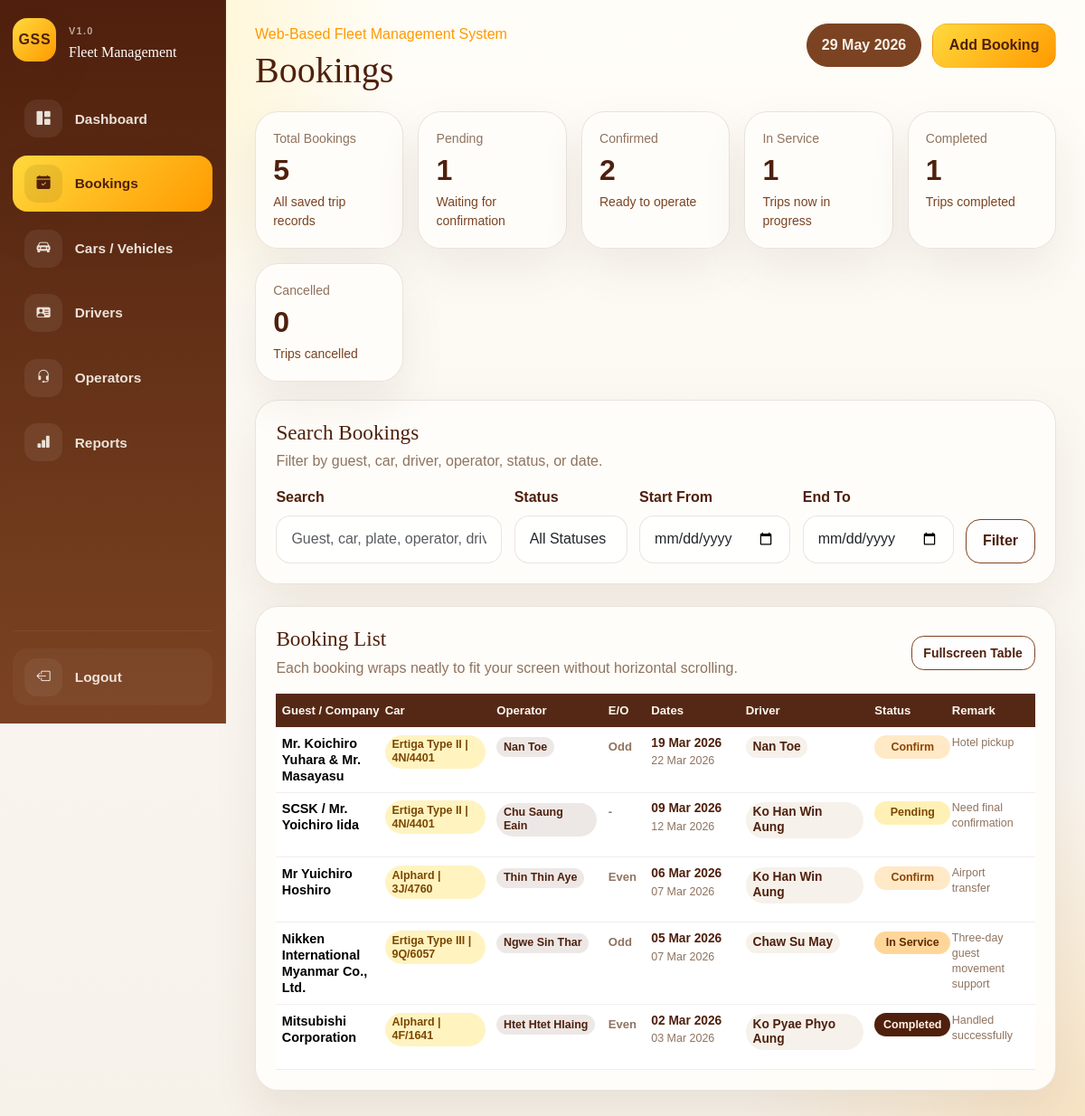
Page /bookings.php (signed in) on the committed database.
### tables this page shows
CREATE TABLE bookings (

    id INT UNSIGNED AUTO_INCREMENT PRIMARY KEY,

    guest_company_name VARCHAR(255) NOT NULL,

    car_id INT UNSIGNED NULL,

    custom_car_name VARCHAR(255) NULL,

    secondary_car_id INT UNSIGNED NULL,

    driver_id INT UNSIGNED NULL,

    custom_driver_name VARCHAR(255) NULL,

    operator_id INT UNSIGNED NULL,

    operator_name VARCHAR(150) NOT NULL,

    even_odd ENUM('Even', 'Odd') NULL,

    start_date DATE NOT NULL,

    end_date DATE NOT NULL,

    status ENUM(
        'Pending',
        'Confirm',
        'In Service',
        'Completed',
        'Cancelled'
    ) NOT NULL DEFAULT 'Pending',

    remark TEXT NULL,

    created_at TIMESTAMP DEFAULT CURRENT_TIMESTAMP,

    updated_at TIMESTAMP DEFAULT CURRENT_TIMESTAMP
    ON UPDATE CURRENT_TIMESTAMP,



    CONSTRAINT fk_bookings_car
    FOREIGN KEY (car_id)
    REFERENCES cars(id)
    ON UPDATE CASCADE
    ON DELETE SET NULL,



    CONSTRAINT fk_bookings_driver
    FOREIGN KEY (driver_id)
    REFERENCES drivers(id)
    ON UPDATE CASCADE
    ON DELETE SET NULL,

    CONSTRAINT fk_bookings_secondary_car
    FOREIGN KEY (secondary_car_id)
    REFERENCES cars(id)
    ON UPDATE CASCADE
    ON DELETE SET NULL,



    CONSTRAINT fk_bookings_operator
    FOREIGN KEY (operator_id)
    REFERENCES operators(id)
    ON UPDATE CASCADE
    ON DELETE SET NULL

);

CREATE TABLE operators (

    id INT UNSIGNED AUTO_INCREMENT PRIMARY KEY,

    full_name VARCHAR(150) NOT NULL UNIQUE,

    phone_number VARCHAR(30) NULL,

    operator_status ENUM(
        'Active',
        'Inactive'
    ) NOT NULL DEFAULT 'Active',

    note TEXT NULL,

    created_at TIMESTAMP DEFAULT CURRENT_TIMESTAMP,

    updated_at TIMESTAMP DEFAULT CURRENT_TIMESTAMP
    ON UPDATE CURRENT_TIMESTAMP

);

CREATE TABLE drivers (

    id INT UNSIGNED AUTO_INCREMENT PRIMARY KEY,

    full_name VARCHAR(150) NOT NULL,

    phone_number VARCHAR(30) NOT NULL,

    license_no VARCHAR(100) NULL UNIQUE,

    driver_status ENUM(
        'Available',
        'On Trip',
        'Leave',
        'Inactive'
    ) NOT NULL DEFAULT 'Available',

    note TEXT NULL,

    created_at TIMESTAMP DEFAULT CURRENT_TIMESTAMP,

    updated_at TIMESTAMP DEFAULT CURRENT_TIMESTAMP
    ON UPDATE CURRENT_TIMESTAMP

);

### includes/helpers.php (called while the page is built, shortened)
<?php
function e(?string $value): string
{
    return htmlspecialchars((string) $value, ENT_QUOTES, 'UTF-8');
}
function format_display_date(?string $date): string
{
    $timestamp = strtotime($date);
    return $timestamp ? date('d M Y', $timestamp) : $date;
}
function status_badge_class(string $status): string
{
    return match (strtolower($status)) {
        'confirm' => 'status-confirm',
        'in service' => 'status-service',
        'completed' => 'status-completed',
        'cancelled' => 'status-cancelled',
        default => 'status-pending',
    };
}
function booking_car_label(
    ?string $carType,
    ?string $plateNo = null,
    ?string $customCarName = null
): string {
    $customName = trim((string) $customCarName);
    $parts = array_values(array_filter([
        trim((string) $carType),
        trim((string) $plateNo),
    ], static fn (?string $value): bool => $value !== null && $value !== ''));
    return $parts === [] ? '-' : implode(' | ', $parts);
}
function booking_car_entries(array $booking): array
{
    $entries = [];
    $primaryCar = booking_car_label(
        $booking['car_type'] ?? null,
        $booking['plate_no'] ?? null,
        $booking['custom_car_name'] ?? null
    );
    if ($primaryCar !== '-') {
        $entries[] = $primaryCar;
    }
    $secondaryCar = booking_car_label(
        $booking['secondary_car_type'] ?? null,
        $booking['secondary_plate_no'] ?? null
    );
    return $entries === [] ? ['-'] : $entries;
}
function booking_driver_display(array $booking): string
{
    $customDriverName = trim((string) ($booking['custom_driver_name'] ?? ''));
    $driverName = trim((string) ($booking['driver_name'] ?? ''));
    return $driverName !== '' ? $driverName : '-';
}
function booking_operator_display(array $booking): string
{
    $operatorName = trim((string) ($booking['operator_full_name'] ?? $booking['operator_name'] ?? ''));
    return $operatorName !== '' ? $operatorName : '-';
}

### bookings.php (the view, shortened to what this page needs)
<?php
require_once __DIR__ . '/includes/bootstrap.php';
$pageActions = '<a class="btn btn-accent" href="create.php">Add Booking</a>';
$filters = [
    'search' => trim((string) ($_GET['search'] ?? '')),
    'status' => trim((string) ($_GET['status'] ?? '')),
    'date_from' => trim((string) ($_GET['date_from'] ?? '')),
    'date_to' => trim((string) ($_GET['date_to'] ?? '')),
];
$bookings = [];
$stats = [
    'total' => 0,
    'pending' => 0,
    'confirmed' => 0,
    'in_service' => 0,
    'completed' => 0,
    'cancelled' => 0,
];
if ($db instanceof mysqli) {
    $sql = "SELECT
                b.id,
                b.guest_company_name,
                b.operator_id,
                b.operator_name,
                b.even_odd,
                b.custom_car_name,
                b.custom_driver_name,
                b.secondary_car_id,
                b.start_date,
                b.end_date,
                b.status,
                b.remark,
                c.car_type,
                c.plate_no,
                c2.car_type AS secondary_car_type,
                c2.plate_no AS secondary_plate_no,
                d.full_name AS driver_name,
                o.full_name AS operator_full_name
            FROM bookings AS b
            LEFT JOIN cars AS c ON c.id = b.car_id
            LEFT JOIN cars AS c2 ON c2.id = b.secondary_car_id
            LEFT JOIN drivers AS d ON d.id = b.driver_id
            LEFT JOIN operators AS o ON o.id = b.operator_id";
    $sql .= ' ORDER BY b.start_date DESC, b.id DESC';
    $statement = $db->prepare($sql);
    if ($statement instanceof mysqli_stmt) {
        $statement->execute();
        $result = $statement->get_result();
        while ($row = $result->fetch_assoc()) {
            $bookings[] = $row;
        }
    }
    $statsResult = $db->query(
        "SELECT
        COUNT(*) AS total,
        SUM(CASE WHEN status = 'Pending' THEN 1 ELSE 0 END) AS pending,
        SUM(CASE WHEN status = 'Confirm' THEN 1 ELSE 0 END) AS confirmed,
        SUM(CASE WHEN status = 'In Service' THEN 1 ELSE 0 END) AS in_service,
        SUM(CASE WHEN status = 'Completed' THEN 1 ELSE 0 END) AS completed,
        SUM(CASE WHEN status = 'Cancelled' THEN 1 ELSE 0 END) AS cancelled
     FROM bookings"
    );
    if ($statsResult instanceof mysqli_result) {
        $stats = array_merge($stats, $statsResult->fetch_assoc() ?: []);
    }
}
require __DIR__ . '/includes/header.php';
?>
<section class="overview-grid">
    <div class="card-shell overview-card">
        <span>Total Bookings</span>
        <strong><?= e((string) ($stats['total'] ?? 0)) ?></strong>
        <small>All saved trip records</small>
    </div>
    <div class="card-shell overview-card">
        <span>Pending</span>
        <strong><?= e((string) ($stats['pending'] ?? 0)) ?></strong>
        <small>Waiting for confirmation</small>
    </div>
    <div class="card-shell overview-card">
        <span>Confirmed</span>
        <strong><?= e((string) ($stats['confirmed'] ?? 0)) ?></strong>
        <small>Ready to operate</small>
    </div>
    <div class="card-shell overview-card">
        <span>In Service</span>
        <strong><?= e((string) ($stats['in_service'] ?? 0)) ?></strong>
        <small>Trips now in progress</small>
    </div>
    <div class="card-shell overview-card">
        <span>Completed</span>
        <strong><?= e((string) ($stats['completed'] ?? 0)) ?></strong>
        <small>Trips completed</small>
    </div>
    <div class="card-shell overview-card">
        <span>Cancelled</span>
        <strong><?= e((string) ($stats['cancelled'] ?? 0)) ?></strong>
        <small>Trips cancelled</small>
    </div>
</section>
<section class="card-shell section-card mb-4" id="bookingsFiltersSection">
    <div class="section-title">
        <div>
            <h2>Search Bookings</h2>
            <p>Filter by guest, car, driver, operator, status, or date.</p>
        </div>
    </div>
    <form method="get" action="bookings.php#bookingsResultsSection" class="filter-grid" data-preserve-scroll="bookingsFiltersSection">
        <div>
            <label for="search" class="form-label">Search</label>
            <input type="text" class="form-control" id="search" name="search" value="<?= e($filters['search']) ?>" placeholder="Guest, car, plate, operator, driver">
        </div>
        <div>
            <label for="status" class="form-label">Status</label>
            <select class="form-select" id="status" name="status">
                <option value="">All Statuses</option>
            </select>
        </div>
        <div>
            <label for="date_from" class="form-label">Start From</label>
            <input type="date" class="form-control" id="date_from" name="date_from" value="<?= e($filters['date_from']) ?>">
        </div>
        <div>
            <label for="date_to" class="form-label">End To</label>
            <input type="date" class="form-control" id="date_to" name="date_to" value="<?= e($filters['date_to']) ?>">
        </div>
        <div class="d-grid align-self-end">
            <button type="submit" class="btn btn-shell">Filter</button>
        </div>
    </form>
</section>
<section class="card-shell section-card" id="bookingsResultsSection">
    <div class="section-title">
        <div>
            <h2>Booking List</h2>
            <p>Each booking wraps neatly to fit your screen without horizontal scrolling.</p>
        </div>
        <button type="button" class="btn btn-shell btn-sm" data-fullscreen-target="bookingsTablePanel">Fullscreen Table</button>
    </div>
    <div class="table-panel" id="bookingsTablePanel">
        <div class="table-full-content">
            <table class="table data-table booking-table align-middle">
                <thead>
                    <tr>
                        <th>Guest / Company</th>
                        <th>Car</th>
                        <th>Operator</th>
                        <th>E/O</th>
                        <th>Dates</th>
                        <th>Driver</th>
                        <th>Status</th>
                        <th>Remark</th>
                        <th class="text-center">Action</th>
                    </tr>
                </thead>
                <tbody>
                    <?php if ($bookings === []): ?>
                        <tr>
                            <td colspan="9" class="text-center py-5 text-muted-soft">No bookings found.</td>
                        </tr>
                    <?php else: ?>
                        <?php foreach ($bookings as $booking): ?>
                            <?php
                            $guestName = $booking['guest_company_name'];
                            $operatorDisplay = booking_operator_display($booking);
                            $driverDisplay = booking_driver_display($booking);
                            $remarkText = $booking['remark'] ?: '-';
                            ?>
                            <tr>
                                <td>
                                    <div class="booking-guest">
                                        <?= e($guestName) ?>
                                    </div>
                                </td>
                                <td>
                                    <div class="booking-car">
                                        <?php foreach (booking_car_entries($booking) as $carLabel): ?>
                                            <span class="table-pill car-pill booking-car-pill"><?= e($carLabel) ?></span>
                                        <?php endforeach; ?>
                                    </div>
                                </td>
                                <td>
                                    <span class="table-pill operator-pill booking-operator-pill"><?= e($operatorDisplay) ?></span>
                                </td>
                                <td>
                                    <span class="booking-even-odd"><?= e($booking['even_odd'] ?: '-') ?></span>
                                </td>
                                <td>
                                    <div class="booking-date-primary">
                                        <?= e(format_display_date($booking['start_date'])) ?>
                                    </div>
                                    <div class="soft-note booking-date-secondary">
                                        <?= e(format_display_date($booking['end_date'])) ?>
                                    </div>
                                </td>
                                <td>
                                    <span class="table-pill driver-pill booking-driver-pill">
                                        <?= e($driverDisplay) ?>
                                    </span>
                                </td>
                                <td>
                                    <span class="status-pill <?= e(status_badge_class($booking['status'])) ?>"><?= e($booking['status']) ?></span>
                                </td>
                                <td>
                                    <div class="booking-remark">
                                        <?= e($remarkText) ?>
                                    </div>
                                </td>
                                <td class="text-center">
                                </td>
                            </tr>
                        <?php endforeach; ?>
                    <?php endif; ?>
                </tbody>
            </table>
        </div>
    </div>
</section>
<?php require __DIR__ . '/includes/footer.php'; ?>

### rows in the picture
bookings: guest_company_name "Mr. Koichiro Yuhara & Mr. Masayasu", carLabel "Ertiga Type II | 4N/4401", operator.full_name "Nan Toe", even_odd "Odd", start_date "19 Mar 2026", end_date "22 Mar 2026", driver.full_name "Nan Toe", status "Confirm", remark "Hotel pickup"
bookings: guest_company_name "SCSK / Mr. Yoichiro Iida", carLabel "Ertiga Type II | 4N/4401", operator.full_name "Chu Saung Eain", even_odd "-", start_date "09 Mar 2026", end_date "12 Mar 2026", driver.full_name "Ko Han Win Aung", status "Pending", remark "Need final confirmation"
bookings: guest_company_name "Mr Yuichiro Hoshiro", carLabel "Alphard | 3J/4760", operator.full_name "Thin Thin Aye", even_odd "Even", start_date "06 Mar 2026", end_date "07 Mar 2026", driver.full_name "Ko Han Win Aung", status "Confirm", remark "Airport transfer"
bookings: guest_company_name "Nikken International Myanmar Co., Ltd.", carLabel "Ertiga Type III | 9Q/6057", operator.full_name "Ngwe Sin Thar", even_odd "Odd", start_date "05 Mar 2026", end_date "07 Mar 2026", driver.full_name "Chaw Su May", status "In Service", remark "Three-day guest movement support"
bookings: guest_company_name "Mitsubishi Corporation", carLabel "Alphard | 4F/1641", operator.full_name "Htet Htet Hlaing", even_odd "Even", start_date "02 Mar 2026", end_date "03 Mar 2026", driver.full_name "Ko Pyae Phyo Aung", status "Completed", remark "Handled successfully"

### other values in the picture
$item['label'] "Dashboard"
$item['label'] "Bookings"
$item['label'] "Cars / Vehicles"
$item['label'] "Drivers"
$item['label'] "Operators"
$item['label'] "Reports"
$pageTitle "Bookings"
$stats['total'] "5"
$stats['pending'] "1"
$stats['confirmed'] "2"
$stats['in_service'] "1"
$stats['completed'] "1"
$stats['cancelled'] "0"
